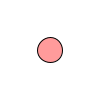
Frame 1 (no input)
Frame 60 (the mouse pressed at the canvas centre just before this capture): identical to frame 1, image omitted
Frame 120 (the mouse held since frame 60 and released just before this capture): identical to frame 1, image omitted

The Processing sketch that drew this single still picture (run headless with seeded random() and noise(); from frame 60 on, the mouse is pressed at the canvas centre):

// Processing sketch: program1
// ── program1.pde
void setup() {
  size(100, 100);
  frameRate(60);
}

void draw() {
  background(255, 255, 255);
  fill(255, 0, 0, 100);
  ellipse(50, 50, 25, 25);
}
